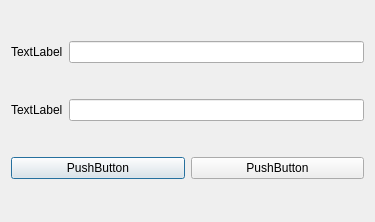
<?xml version="1.0" encoding="UTF-8"?>
<ui version="4.0">
 <class>SetRoomSeatDialog</class>
 <widget class="QDialog" name="SetRoomSeatDialog">
  <property name="geometry">
   <rect>
    <x>0</x>
    <y>0</y>
    <width>375</width>
    <height>222</height>
   </rect>
  </property>
  <property name="windowTitle">
   <string>Dialog</string>
  </property>
  <layout class="QGridLayout" name="gridLayout">
   <item row="0" column="0">
    <layout class="QHBoxLayout" name="horizontalLayout_2">
     <item>
      <widget class="QLabel" name="RoomNumlabel">
       <property name="text">
        <string>TextLabel</string>
       </property>
      </widget>
     </item>
     <item>
      <widget class="QLineEdit" name="RoomNumlineEdit"/>
     </item>
    </layout>
   </item>
   <item row="1" column="0">
    <layout class="QHBoxLayout" name="horizontalLayout">
     <item>
      <widget class="QLabel" name="SeatNumlabel">
       <property name="text">
        <string>TextLabel</string>
       </property>
      </widget>
     </item>
     <item>
      <widget class="QLineEdit" name="SeatNumlineEdit"/>
     </item>
    </layout>
   </item>
   <item row="2" column="0">
    <layout class="QHBoxLayout" name="horizontalLayout_3">
     <item>
      <widget class="QPushButton" name="OKpushButton">
       <property name="text">
        <string>PushButton</string>
       </property>
      </widget>
     </item>
     <item>
      <widget class="QPushButton" name="CancelpushButton">
       <property name="text">
        <string>PushButton</string>
       </property>
      </widget>
     </item>
    </layout>
   </item>
  </layout>
 </widget>
 <resources/>
 <connections/>
</ui>
